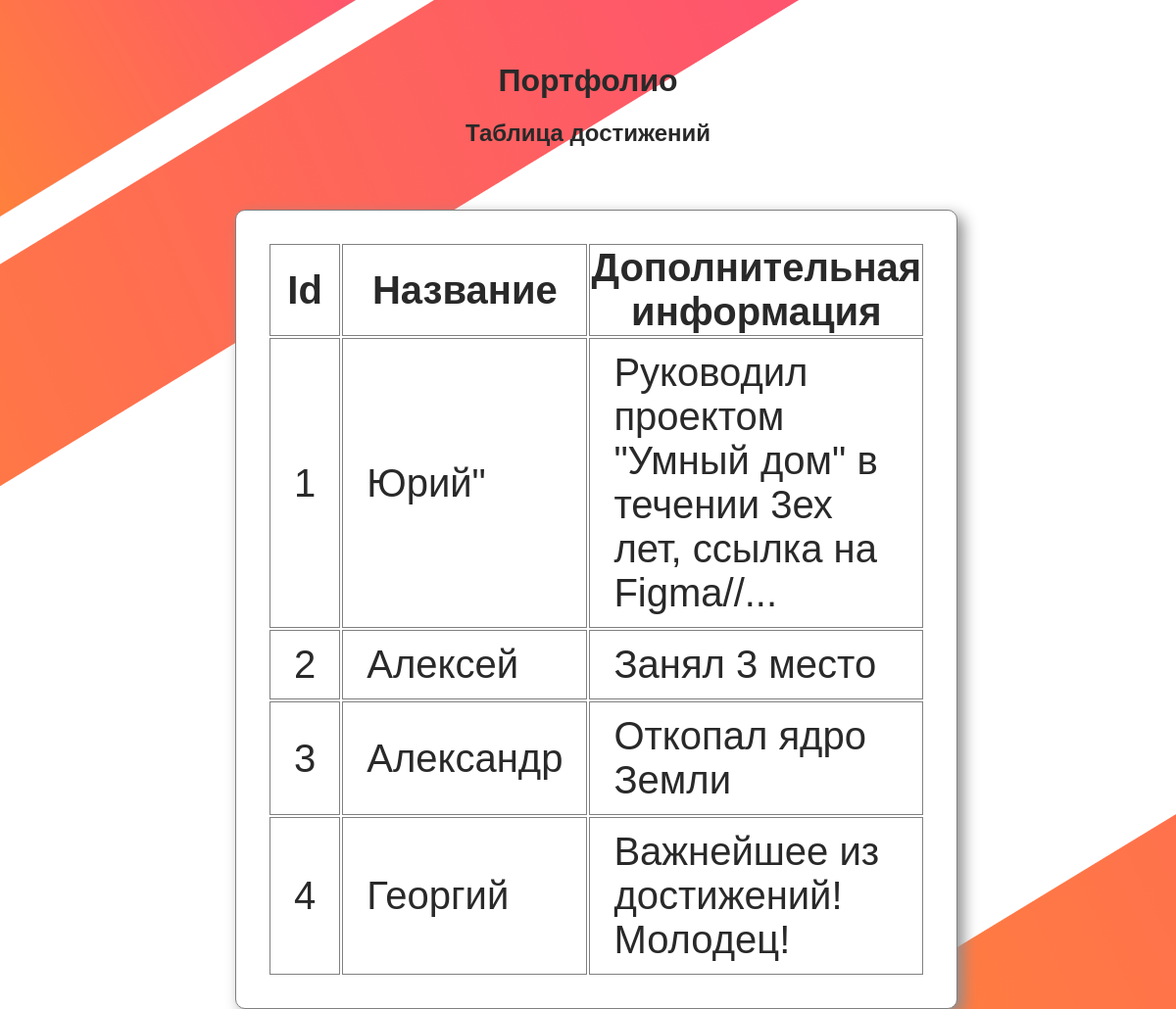
The page / on the database its author committed.
### tables this page shows
CREATE TABLE `achivments` (
	`id` INT NOT NULL AUTO_INCREMENT,
	`name` VARCHAR(200),
	`info` VARCHAR(1000),
	PRIMARY KEY (`id`)
);

### html/index.php (the view, shortened to what this page needs)
<html lang="en">
<head>
    <link rel="stylesheet" href="style.css" type="text/css"/>
</head>
<body>
<h1>Портфолио</h1>
<h2>Таблица достижений</h2>
<table class="block">
    <tr>
        <th>Id</th>
        <th>Название</th>
        <th>Дополнительная информация</th>
    </tr>
    <?php
    $mysqli = new mysqli("mysql", "user", "sayhi", "appDB2");
    $result = $mysqli->query("SELECT * FROM achivments");
    foreach ($result as $row) {
        echo "<tr><td>{$row['id']}</td><td>{$row['name']}</td><td>{$row['info']}</td></tr>";
    }
    ?>
</table>
</body>
</html>

### html/style.css (style rules this page uses)
table { border: 1px solid grey; margin-left: auto; margin-right: auto; }
th { border: 1px solid grey; font-size: 250%; }
td { border: 1px solid grey; font-size: 250%; }
h1 { text-align: center; }

### html/index.php (style rules this page uses)
body { padding: 0; margin: 0; color: rgb(41, 41, 41); background-image: url("Fone.png") }
h1 { margin-top: 64px; text-align: center; font-family: Helvetica; font-style: inherit; }
h2 { text-align: center; font-family: Helvetica; }
.block { background-color: white; margin-left: 20%; margin-right: 20%; margin-top: 64px; border-radius: 10px; padding: 32px; box-shadow: 6px 6px 15px rgb(142, 142, 142); font-family: Helvetica; font-style: normal; }
tr { margin: 0; }
td { margin: 0; padding-left: 24px; padding-right: 24px; padding-top: 12px; padding-bottom: 12px; }

### rows shown on the page
achivments: id "1", name "Юрий\"", info "Руководил проектом \"Умный дом\" в течении 3ех лет, ссылка на Figma//..."
achivments: id "2", name "Алексей", info "Занял 3 место"
achivments: id "3", name "Александр", info "Откопал ядро Земли"
achivments: id "4", name "Георгий", info "Важнейшее из достижений! Молодец!"
